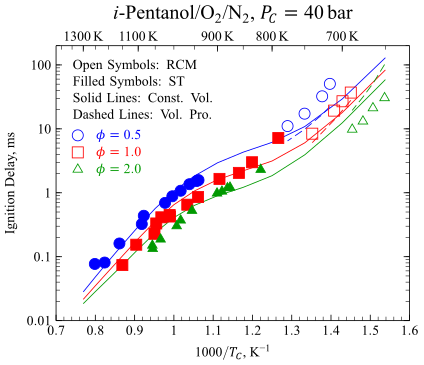

Write the gnuplot code that produced this figure.
reset
set term postscript enhanced eps font "Times,18" color size 9cm,7cm dl 2.0
set output "ipeoh-40bar.eps"
set yrange[1E-02:200]
set logscale y
set xrange [0.7:1.6]
set xlabel "1000/{/Times-Italic T_{/*0.75 C}}, 1/K"
set ylabel "Ignition Delay, ms" offset 2
set title "{/=24 {/Times-Italic i}-Pentanol/O_{2}/N_{2}, {/Times-Italic P_{/*0.75 C}}=40 bar}" offset 0,-0.75
set key at 0.63,15 width -11 Left reverse height 0.25 spacing 1.1 tc variable font ",14" samplen 0
set mxtics
set xtics scale 1.25,0.75 nomirror

inv2k(x) = 1000./x
set x2tics ("" inv2k(600)) scale 1.25,0.75
do for [temp=600:800:100] {
t = sprintf("%g K",temp)
set x2tics add (t inv2k(temp))
set x2tics add ("" inv2k(temp+20) 1)
set x2tics add ("" inv2k(temp+40) 1)
set x2tics add ("" inv2k(temp+60) 1)
set x2tics add ("" inv2k(temp+80) 1)
}
do for [temp=900:1500:200] {
t = sprintf("%g K",temp)
set x2tics add (t inv2k(temp))
set x2tics add ("" inv2k(temp+20) 1)
set x2tics add ("" inv2k(temp+40) 1)
set x2tics add ("" inv2k(temp+60) 1)
set x2tics add ("" inv2k(temp+80) 1)
set x2tics add ("" inv2k(temp+100) 1)
set x2tics add ("" inv2k(temp+120) 1)
set x2tics add ("" inv2k(temp+140) 1)
set x2tics add ("" inv2k(temp+160) 1)
set x2tics add ("" inv2k(temp+180) 1)
}

set ytics scale 1.25,0.75
set mytics 10
set bmargin 3.5

set datafile separator ","

set label at 0.73,100 "Open Symbols: RCM\nFilled Symbols: ST\nSolid Lines: Const. Vol.\nDashed Lines: Vol. Pro." font ",14"

plot "ipeoh-40bar.txt" i 0 u 1:2 every ::::3 w p lc rgb "#0000FF" pt 06 ps 1.5 title "{/Symbol f}=0.5",\
     "ipeoh-40bar.txt" i 0 u 1:2 every ::4 w p lc rgb "#0000FF" pt 07 ps 1.5 notitle,\
     "ipeoh-40bar.txt" i 2 u 1:2 w l lc rgb "#0000FF" lt 1 lw 1.5 notitle,\
     "ipeoh-40bar.txt" i 0 u 1:3 w l lc rgb "#0000FF" lt 2 lw 1.5 notitle,\
     "ipeoh-40bar.txt" i 1 u 1:2 every ::::3 w p lc rgb "#FF0000" pt 04 ps 1.5 title "{/Symbol f}=1.0",\
     "ipeoh-40bar.txt" i 1 u 1:2 every ::4 w p lc rgb "#FF0000" pt 05 ps 1.5 notitle,\
     "ipeoh-40bar.txt" i 3 u 1:2 w l lc rgb "#FF0000" lt 1 lw 1.5 notitle,\
     "ipeoh-40bar.txt" i 1 u 1:3 w l lc rgb "#FF0000" lt 2 lw 1.5 notitle,\
     "ipeoh-40bar.txt" i 4 u 1:2 every ::::3 w p lc rgb "#006400" pt 8 ps 1.5 title "{/Symbol f}=2.0",\
     "ipeoh-40bar.txt" i 4 u 1:2 every ::4 w p lc rgb "#006400" pt 9 ps 1.5 notitle,\
     "ipeoh-40bar.txt" i 5 u 1:2 w l lc rgb "#006400" lt 1 lw 1.5 notitle,\
     "ipeoh-40bar.txt" i 4 u 1:3 w l lc rgb "#006400" lt 2 lw 1.5 notitle
     
set output
reset
     
